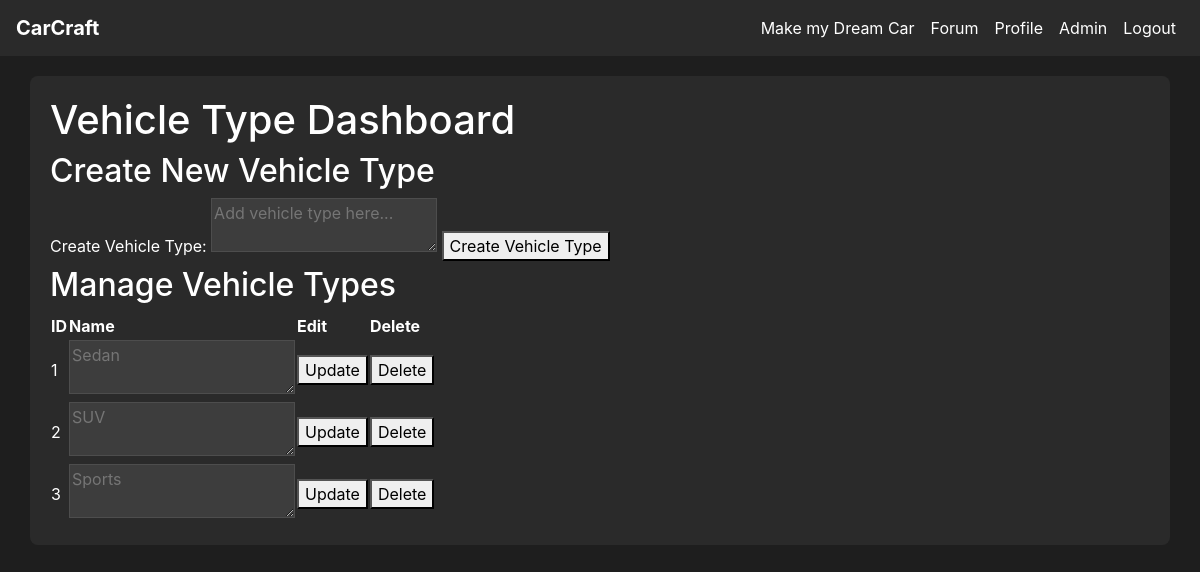
Page /vehicle_type (signed in) on the committed database.
### tables this page shows
CREATE TABLE vehicle_type (
    type_id INTEGER PRIMARY KEY AUTOINCREMENT,
    name VARCHAR(20) NOT NULL
);

### app.py (the view, shortened to what this page needs)
@app.route('/vehicle_type', methods=["GET", 'POST'])
@login_required
def vehicle_type():
    if not current_user.admin:
        flash('Access denied. Admin privileges required.')
        return redirect(url_for('home'))
    conn = get_db_connection()
    vehicle_types = conn.execute('SELECT * FROM vehicle_type').fetchall()
    conn.close()
    return render_template('vehicle_type.html', vehicle_types=vehicle_types)

### app.py (called while the page is built)
def get_db_connection():
    conn = sqlite3.connect(DATABASE)
    conn.row_factory = sqlite3.Row  # This enables column access by name: row['column_name']
    return conn

@login_manager.user_loader
def load_user(user_id):
    return User.get(user_id)

    @staticmethod
    def get(user_id):
        conn = get_db_connection()
        user_data = conn.execute('SELECT * FROM user WHERE user_id = ?', (user_id,)).fetchone()
        conn.close()
        if user_data:
            return User(
                user_id=user_data['user_id'],
                username=user_data['username'],
                email=user_data['email'],
                password_hash=user_data['password_hash'],
                admin=bool(user_data['admin'])
            )
        return None

### templates/vehicle_type.html
{% extends "base.html" %}
{% block content %}
    <h1> Vehicle Type Dashboard </h1>
    <h2> Create New Vehicle Type </h2>
    <form method="POST">
        <label for="name">Create Vehicle Type:</label>
        <textarea id="name" name="name" placeholder="Add vehicle type here..." maxlength="20" required></textarea>
        <button type="submit">Create Vehicle Type</button>
    </form>
    <h2> Manage Vehicle Types </h2>
    {% if vehicle_types %}
    <table>
        <thead>
            <th>ID</th>
            <th>Name</th>
            <th>Edit</th>
            <th>Delete</th>
        </thead>
        <tbody>
            {% for item in vehicle_types %}
                <tr>
                    <td> {{ item.type_id }} </td>
                        <form method="POST" action="{{ url_for('vehicle_type_edit', type_id=item.type_id) }}">
                            <td>
                                <textarea id="name" name="name" placeholder="{{ item.name }}" maxlength="20" required></textarea>
                            </td>
                            <td>
                                <button type="submit" onclick="return confirm('Are you sure you want to update this vehicle type?')">Update</button>
                            </td>
                        </form>
                    <td>
                        <form method="POST" action="{{ url_for('vehicle_type_delete', type_id=item.type_id) }}" style="display: inline;">
                            <button type="submit" onclick="return confirm('Are you sure you want to delete this vehicle type?')">Delete</button>
                        </form>
                    </td>
                </tr>
            {% endfor %}
        </tbody>
    </table>
    {% else %}
        <p> No vehicle types exist in the database. </p>
    {% endif %}
{% endblock %}

### static/css/style.css (style rules this page uses)
body { background-color: #1e1e1e; color: #ffffff; }
h1, h2, h3, h4, h5, h6 { color: #ffffff; }
input, select, textarea { background-color: #3d3d3d; border-color: #4d4d4d; color: #ffffff; }

### rows in the picture
vehicle_type: type_id "1", name "Sedan"
vehicle_type: type_id "2", name "SUV"
vehicle_type: type_id "3", name "Sports"
